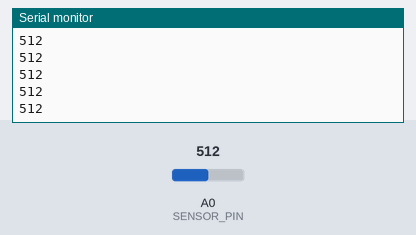
Simulated run of this sketch. Board: Arduino Uno, built with avr-gcc and run on an emulated ATmega328P. On the bench: the last lines printed to the serial monitor. The inputs (shaded band) are chosen by the test bench; at power-on: A0 (SENSOR_PIN) = 512.

Above: at 1.2 s.
1.3 s: A0 (SENSOR_PIN) set to 716
At 1.8 s:
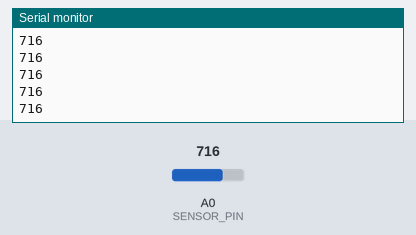
2.8 s: A0 (SENSOR_PIN) set to 900
At 3.5 s:
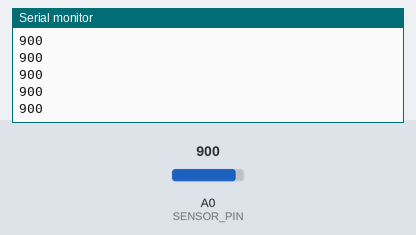
Timing chart, 0 to 5.8 s (numbered marks = the images above; inputs shaded):
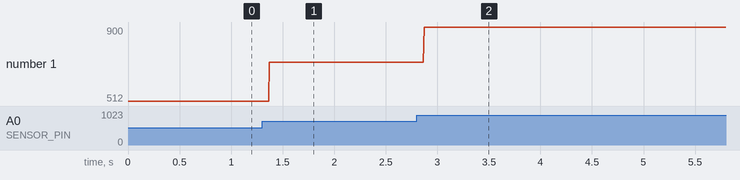

The sketch:

gesture.ino
```cpp
#define SENSOR_PIN A0

// This will store the value of our swipe sensor.
int sensorValue;

void setup() {

    // Start the serial connection with the PC.
    Serial.begin(9600);
}

void loop() {

    // read the sensor value and store it.
    sensorValue = analogRead(SENSOR_PIN);

    // print the results to the serial monitor:
    Serial.println(sensorValue);
}
```

Measured:
- after the input at 1.3 s, the serial monitor: prints a new line after 0.07 s (image 1)
- after the input at 2.8 s, the serial monitor: prints a new line after 0.07 s (image 2)
- plotted number 1: 512 → 716 after the input at 1.3 s, 716 → 900 after the input at 2.8 s
